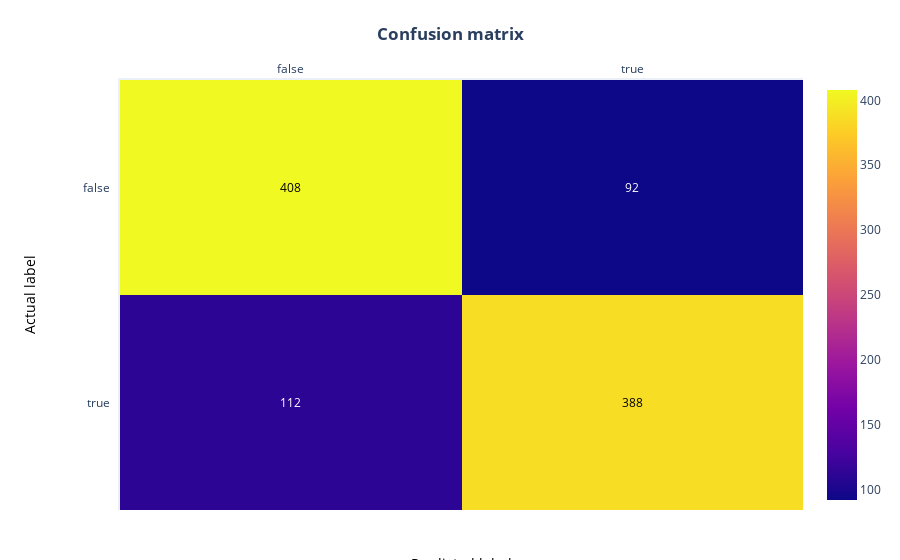

Source (notebook cell):
### Markdown cell above
The accuracy for the balanced set increased roughly 4%, but we should still try to to visualize and understand the new results.

## Final confusion matrix

We can now plot a final confusion matrix, representing predictions for a *balanced dataset*, using a model trained on a *weighted class dataset*:

### Code cell
# Plot the matrix above as a heatmap with annotations (values) in its cells
fig = ff.create_annotated_heatmap(cm, x, y)

# Set titles and ordering
fig.update_layout(  title_text="<b>Confusion matrix</b>", 
                    yaxis = dict(categoryorder = "category descending")
                    )

fig.add_annotation(dict(font=dict(color="black",size=14),
                        x=0.5,
                        y=-0.15,
                        showarrow=False,
                        text="Predicted label",
                        xref="paper",
                        yref="paper"))

fig.add_annotation(dict(font=dict(color="black",size=14),
                        x=-0.15,
                        y=0.5,
                        showarrow=False,
                        text="Actual label",
                        textangle=-90,
                        xref="paper",
                        yref="paper"))

# We need margins so the titles fit
fig.update_layout(margin=dict(t=80, r=20, l=120, b=50))
fig['data'][0]['showscale'] = True
fig.show()

### Figure 1 — Plotly figure (JSON) as saved in the notebook; plotly's stock layout.template omitted (floating-point values rounded to 4 significant figures)
{"data": [{"colorscale": [[0, "#0d0887"], [0.1111, "#46039f"], [0.2222, "#7201a8"], [0.3333, "#9c179e"], [0.4444, "#bd3786"], [0.5556, "#d8576b"], [0.6667, "#ed7953"], [0.7778, "#fb9f3a"], [0.8889, "#fdca26"], [1, "#f0f921"]], "reversescale": false, "showscale": true, "type": "heatmap", "x": ["false", "true"], "y": ["false", "true"], "z": [[408, 92], [112, 388]]}], "layout": {"annotations": [{"font": {"color": "#000000"}, "showarrow": false, "text": "408", "x": "false", "xref": "x", "y": "false", "yref": "y"}, {"font": {"color": "#FFFFFF"}, "showarrow": false, "text": "92", "x": "true", "xref": "x", "y": "false", "yref": "y"}, {"font": {"color": "#FFFFFF"}, "showarrow": false, "text": "112", "x": "false", "xref": "x", "y": "true", "yref": "y"}, {"font": {"color": "#000000"}, "showarrow": false, "text": "388", "x": "true", "xref": "x", "y": "true", "yref": "y"}, {"font": {"color": "black", "size": 14}, "showarrow": false, "text": "Predicted label", "x": 0.5, "xref": "paper", "y": -0.15, "yref": "paper"}, {"font": {"color": "black", "size": 14}, "showarrow": false, "text": "Actual label", "textangle": -90, "x": -0.15, "xref": "paper", "y": 0.5, "yref": "paper"}], "margin": {"b": 50, "l": 120, "r": 20, "t": 80}, "title": {"text": "<b>Confusion matrix</b>"}, "xaxis": {"dtick": 1, "gridcolor": "rgb(0, 0, 0)", "side": "top", "ticks": ""}, "yaxis": {"categoryorder": "category descending", "dtick": 1, "ticks": "", "ticksuffix": "  "}}}
